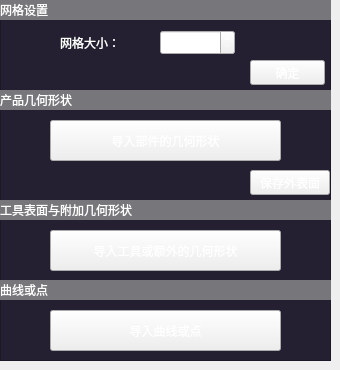
        <widget class="QWidget" name="tab_5">
         <attribute name="title">
          <string>模型导入</string>
         </attribute>
         <widget class="QListView" name="listView">
          <property name="geometry">
           <rect>
            <x>0</x>
            <y>0</y>
            <width>331</width>
            <height>361</height>
           </rect>
          </property>
          <property name="styleSheet">
           <string notr="true">background-color: rgb(36, 31, 49);</string>
          </property>
         </widget>
         <widget class="QPushButton" name="pushButton_ImportPart">
          <property name="geometry">
           <rect>
            <x>50</x>
            <y>120</y>
            <width>231</width>
            <height>41</height>
           </rect>
          </property>
          <property name="styleSheet">
           <string notr="true">color: rgb(255, 255, 255);</string>
          </property>
          <property name="text">
           <string>导入部件的几何形状</string>
          </property>
         </widget>
         <widget class="QPushButton" name="pushButton_ImportTool">
          <property name="geometry">
           <rect>
            <x>50</x>
            <y>230</y>
            <width>231</width>
            <height>41</height>
           </rect>
          </property>
          <property name="styleSheet">
           <string notr="true">color: rgb(255, 255, 255);</string>
          </property>
          <property name="text">
           <string>导入工具或额外的几何形状</string>
          </property>
         </widget>
         <widget class="QPushButton" name="pushButton_ImportCurves">
          <property name="geometry">
           <rect>
            <x>50</x>
            <y>310</y>
            <width>231</width>
            <height>41</height>
           </rect>
          </property>
          <property name="styleSheet">
           <string notr="true">color: rgb(255, 255, 255);</string>
          </property>
          <property name="text">
           <string>导入曲线或点</string>
          </property>
         </widget>
         <widget class="QLabel" name="label_25">
          <property name="geometry">
           <rect>
            <x>60</x>
            <y>30</y>
            <width>76</width>
            <height>25</height>
           </rect>
          </property>
          <property name="minimumSize">
           <size>
            <width>76</width>
            <height>25</height>
           </size>
          </property>
          <property name="maximumSize">
           <size>
            <width>75</width>
            <height>25</height>
           </size>
          </property>
          <property name="styleSheet">
           <string notr="true">color: rgb(255, 255, 255);
background-color: rgb(36, 31, 49);</string>
          </property>
          <property name="text">
           <string>网格大小：</string>
          </property>
         </widget>
         <widget class="QSpinBox" name="spinBox">
          <property name="geometry">
           <rect>
            <x>160</x>
            <y>30</y>
            <width>75</width>
            <height>25</height>
           </rect>
          </property>
          <property name="minimumSize">
           <size>
            <width>75</width>
            <height>25</height>
           </size>
          </property>
          <property name="maximumSize">
           <size>
            <width>75</width>
            <height>25</height>
           </size>
          </property>
          <property name="styleSheet">
           <string notr="true">padding-left: 3px;
color: rgb(255, 255, 255);</string>
          </property>
         </widget>
         <widget class="QPushButton" name="pushButton_Mesh1">
          <property name="geometry">
           <rect>
            <x>250</x>
            <y>60</y>
            <width>75</width>
            <height>25</height>
           </rect>
          </property>
          <property name="minimumSize">
           <size>
            <width>75</width>
            <height>25</height>
           </size>
          </property>
          <property name="maximumSize">
           <size>
            <width>75</width>
            <height>25</height>
           </size>
          </property>
          <property name="styleSheet">
           <string notr="true">color: rgb(255, 255, 255);</string>
          </property>
          <property name="text">
           <string>确定</string>
          </property>
         </widget>
         <widget class="QLabel" name="label_13">
          <property name="geometry">
           <rect>
            <x>0</x>
            <y>0</y>
            <width>331</width>
            <height>20</height>
           </rect>
          </property>
          <property name="styleSheet">
           <string notr="true">background-color: rgb(119, 118, 123);
color: rgb(255, 255, 255);</string>
          </property>
          <property name="text">
           <string>网格设置</string>
          </property>
         </widget>
         <widget class="QLabel" name="label_14">
          <property name="geometry">
           <rect>
            <x>0</x>
            <y>90</y>
            <width>331</width>
            <height>20</height>
           </rect>
          </property>
          <property name="styleSheet">
           <string notr="true">background-color: rgb(119, 118, 123);
color: rgb(255, 255, 255);</string>
          </property>
          <property name="text">
           <string>产品几何形状</string>
          </property>
         </widget>
         <widget class="QLabel" name="label_15">
          <property name="geometry">
           <rect>
            <x>0</x>
            <y>200</y>
            <width>331</width>
            <height>20</height>
           </rect>
          </property>
          <property name="styleSheet">
           <string notr="true">background-color: rgb(119, 118, 123);
color: rgb(255, 255, 255);</string>
          </property>
          <property name="text">
           <string>工具表面与附加几何形状</string>
          </property>
         </widget>
         <widget class="QLabel" name="label_16">
          <property name="geometry">
           <rect>
            <x>0</x>
            <y>280</y>
            <width>331</width>
            <height>20</height>
           </rect>
          </property>
          <property name="styleSheet">
           <string notr="true">background-color: rgb(119, 118, 123);
color: rgb(255, 255, 255);</string>
          </property>
          <property name="text">
           <string>曲线或点</string>
          </property>
         </widget>
         <widget class="QPushButton" name="pushButton_extractFace">
          <property name="geometry">
           <rect>
            <x>250</x>
            <y>170</y>
            <width>80</width>
            <height>25</height>
           </rect>
          </property>
          <property name="minimumSize">
           <size>
            <width>80</width>
            <height>25</height>
           </size>
          </property>
          <property name="maximumSize">
           <size>
            <width>80</width>
            <height>25</height>
           </size>
          </property>
          <property name="styleSheet">
           <string notr="true">color: rgb(255, 255, 255);</string>
          </property>
          <property name="text">
           <string>保存外表面</string>
          </property>
         </widget>
        </widget>
